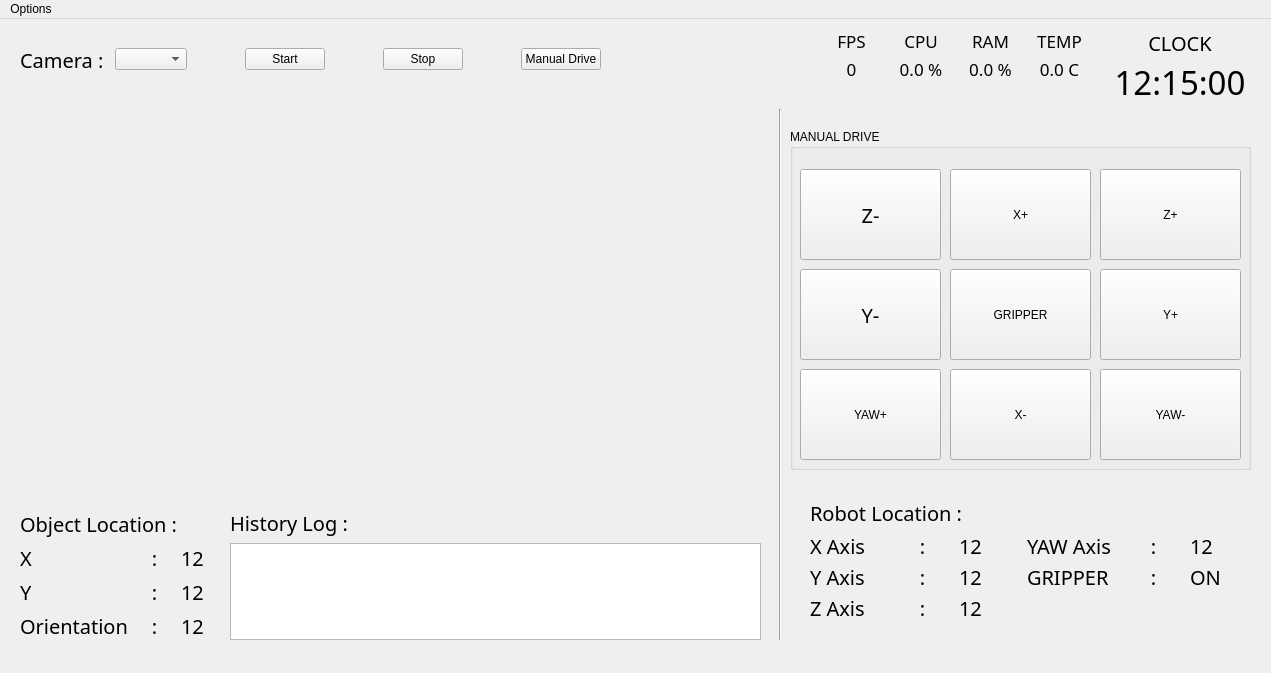
<?xml version="1.0" encoding="UTF-8"?>
<ui version="4.0">
 <class>mainWindow</class>
 <widget class="QMainWindow" name="mainWindow">
  <property name="enabled">
   <bool>true</bool>
  </property>
  <property name="geometry">
   <rect>
    <x>0</x>
    <y>0</y>
    <width>1271</width>
    <height>673</height>
   </rect>
  </property>
  <property name="sizePolicy">
   <sizepolicy hsizetype="Fixed" vsizetype="Fixed">
    <horstretch>0</horstretch>
    <verstretch>0</verstretch>
   </sizepolicy>
  </property>
  <property name="contextMenuPolicy">
   <enum>Qt::DefaultContextMenu</enum>
  </property>
  <property name="windowTitle">
   <string>Delta Robot Control Interface System</string>
  </property>
  <property name="tabShape">
   <enum>QTabWidget::Rounded</enum>
  </property>
  <widget class="QWidget" name="centralwidget">
   <widget class="QLabel" name="cam_view">
    <property name="geometry">
     <rect>
      <x>20</x>
      <y>70</y>
      <width>741</width>
      <height>411</height>
     </rect>
    </property>
    <property name="font">
     <font>
      <family>ISOCPEUR</family>
      <pointsize>12</pointsize>
     </font>
    </property>
    <property name="autoFillBackground">
     <bool>true</bool>
    </property>
    <property name="styleSheet">
     <string notr="true">QLineedit{
background-color: rgb(170, 170, 127);

}</string>
    </property>
    <property name="text">
     <string/>
    </property>
    <property name="pixmap">
     <pixmap>nocamera.jpg</pixmap>
    </property>
    <property name="scaledContents">
     <bool>true</bool>
    </property>
   </widget>
   <widget class="Line" name="line_2">
    <property name="geometry">
     <rect>
      <x>770</x>
      <y>90</y>
      <width>20</width>
      <height>531</height>
     </rect>
    </property>
    <property name="orientation">
     <enum>Qt::Vertical</enum>
    </property>
   </widget>
   <widget class="QWidget" name="horizontalLayoutWidget">
    <property name="geometry">
     <rect>
      <x>20</x>
      <y>20</y>
      <width>581</width>
      <height>41</height>
     </rect>
    </property>
    <layout class="QHBoxLayout" name="horizontalLayout_2">
     <item>
      <widget class="QLabel" name="label_11">
       <property name="font">
        <font>
         <family>Manjari</family>
         <pointsize>15</pointsize>
         <weight>50</weight>
         <italic>false</italic>
         <bold>false</bold>
        </font>
       </property>
       <property name="styleSheet">
        <string notr="true">font: 15pt &quot;Manjari&quot;;</string>
       </property>
       <property name="text">
        <string>Camera : </string>
       </property>
      </widget>
     </item>
     <item>
      <widget class="QComboBox" name="cam_list"/>
     </item>
     <item>
      <spacer name="horizontalSpacer">
       <property name="orientation">
        <enum>Qt::Horizontal</enum>
       </property>
       <property name="sizeHint" stdset="0">
        <size>
         <width>40</width>
         <height>20</height>
        </size>
       </property>
      </spacer>
     </item>
     <item>
      <widget class="QPushButton" name="cam_start">
       <property name="styleSheet">
        <string notr="true">font: 15pt &quot;Manjari&quot;;</string>
       </property>
       <property name="text">
        <string>Start</string>
       </property>
       <property name="checkable">
        <bool>false</bool>
       </property>
       <property name="checked">
        <bool>false</bool>
       </property>
      </widget>
     </item>
     <item>
      <spacer name="horizontalSpacer_3">
       <property name="orientation">
        <enum>Qt::Horizontal</enum>
       </property>
       <property name="sizeHint" stdset="0">
        <size>
         <width>40</width>
         <height>20</height>
        </size>
       </property>
      </spacer>
     </item>
     <item>
      <widget class="QPushButton" name="cam_stop">
       <property name="styleSheet">
        <string notr="true">font: 15pt &quot;Manjari&quot;;</string>
       </property>
       <property name="text">
        <string>Stop</string>
       </property>
      </widget>
     </item>
     <item>
      <spacer name="horizontalSpacer_2">
       <property name="orientation">
        <enum>Qt::Horizontal</enum>
       </property>
       <property name="sizeHint" stdset="0">
        <size>
         <width>40</width>
         <height>20</height>
        </size>
       </property>
      </spacer>
     </item>
     <item>
      <widget class="QPushButton" name="cb_manual">
       <property name="styleSheet">
        <string notr="true">font: 15pt &quot;Manjari&quot;;</string>
       </property>
       <property name="text">
        <string>Manual Drive</string>
       </property>
       <property name="checkable">
        <bool>true</bool>
       </property>
       <property name="checked">
        <bool>false</bool>
       </property>
      </widget>
     </item>
    </layout>
   </widget>
   <widget class="QWidget" name="horizontalLayoutWidget_2">
    <property name="geometry">
     <rect>
      <x>820</x>
      <y>10</y>
      <width>271</width>
      <height>51</height>
     </rect>
    </property>
    <layout class="QHBoxLayout" name="horizontalLayout_3">
     <item>
      <layout class="QVBoxLayout" name="verticalLayout">
       <item>
        <widget class="QLabel" name="label_14">
         <property name="font">
          <font>
           <family>Manjari</family>
           <pointsize>13</pointsize>
           <weight>50</weight>
           <italic>false</italic>
           <bold>false</bold>
          </font>
         </property>
         <property name="layoutDirection">
          <enum>Qt::LeftToRight</enum>
         </property>
         <property name="styleSheet">
          <string notr="true">font: 13pt &quot;Manjari&quot;;</string>
         </property>
         <property name="text">
          <string>FPS</string>
         </property>
         <property name="alignment">
          <set>Qt::AlignCenter</set>
         </property>
        </widget>
       </item>
       <item>
        <widget class="QLabel" name="com_fps">
         <property name="font">
          <font>
           <family>Manjari</family>
           <pointsize>13</pointsize>
           <weight>50</weight>
           <italic>false</italic>
           <bold>false</bold>
          </font>
         </property>
         <property name="styleSheet">
          <string notr="true">font: 13pt &quot;Manjari&quot;;</string>
         </property>
         <property name="text">
          <string>0</string>
         </property>
         <property name="alignment">
          <set>Qt::AlignCenter</set>
         </property>
        </widget>
       </item>
      </layout>
     </item>
     <item>
      <layout class="QVBoxLayout" name="verticalLayout_2">
       <item>
        <widget class="QLabel" name="label_12">
         <property name="font">
          <font>
           <family>Manjari</family>
           <pointsize>13</pointsize>
           <weight>50</weight>
           <italic>false</italic>
           <bold>false</bold>
          </font>
         </property>
         <property name="styleSheet">
          <string notr="true">font: 13pt &quot;Manjari&quot;;</string>
         </property>
         <property name="text">
          <string>CPU</string>
         </property>
         <property name="alignment">
          <set>Qt::AlignCenter</set>
         </property>
        </widget>
       </item>
       <item>
        <widget class="QLabel" name="com_cpu">
         <property name="font">
          <font>
           <family>Manjari</family>
           <pointsize>13</pointsize>
           <weight>50</weight>
           <italic>false</italic>
           <bold>false</bold>
          </font>
         </property>
         <property name="styleSheet">
          <string notr="true">font: 13pt &quot;Manjari&quot;;</string>
         </property>
         <property name="text">
          <string>0.0 %</string>
         </property>
         <property name="alignment">
          <set>Qt::AlignCenter</set>
         </property>
        </widget>
       </item>
      </layout>
     </item>
     <item>
      <layout class="QVBoxLayout" name="verticalLayout_3">
       <item>
        <widget class="QLabel" name="label_13">
         <property name="font">
          <font>
           <family>Manjari</family>
           <pointsize>13</pointsize>
           <weight>50</weight>
           <italic>false</italic>
           <bold>false</bold>
          </font>
         </property>
         <property name="styleSheet">
          <string notr="true">font: 13pt &quot;Manjari&quot;;</string>
         </property>
         <property name="text">
          <string>RAM</string>
         </property>
         <property name="alignment">
          <set>Qt::AlignCenter</set>
         </property>
        </widget>
       </item>
       <item>
        <widget class="QLabel" name="com_ram">
         <property name="font">
          <font>
           <family>Manjari</family>
           <pointsize>13</pointsize>
           <weight>50</weight>
           <italic>false</italic>
           <bold>false</bold>
          </font>
         </property>
         <property name="styleSheet">
          <string notr="true">font: 13pt &quot;Manjari&quot;;</string>
         </property>
         <property name="text">
          <string>0.0 %</string>
         </property>
         <property name="alignment">
          <set>Qt::AlignCenter</set>
         </property>
        </widget>
       </item>
      </layout>
     </item>
     <item>
      <layout class="QVBoxLayout" name="verticalLayout_4">
       <item>
        <widget class="QLabel" name="label_15">
         <property name="font">
          <font>
           <family>Manjari</family>
           <pointsize>13</pointsize>
           <weight>50</weight>
           <italic>false</italic>
           <bold>false</bold>
          </font>
         </property>
         <property name="styleSheet">
          <string notr="true">font: 13pt &quot;Manjari&quot;;</string>
         </property>
         <property name="text">
          <string>TEMP</string>
         </property>
         <property name="alignment">
          <set>Qt::AlignCenter</set>
         </property>
        </widget>
       </item>
       <item>
        <widget class="QLabel" name="com_temp">
         <property name="font">
          <font>
           <family>Manjari</family>
           <pointsize>13</pointsize>
           <weight>50</weight>
           <italic>false</italic>
           <bold>false</bold>
          </font>
         </property>
         <property name="styleSheet">
          <string notr="true">font: 13pt &quot;Manjari&quot;;</string>
         </property>
         <property name="text">
          <string>0.0 C</string>
         </property>
         <property name="alignment">
          <set>Qt::AlignCenter</set>
         </property>
        </widget>
       </item>
      </layout>
     </item>
    </layout>
   </widget>
   <widget class="QWidget" name="verticalLayoutWidget_5">
    <property name="geometry">
     <rect>
      <x>1100</x>
      <y>10</y>
      <width>160</width>
      <height>71</height>
     </rect>
    </property>
    <layout class="QVBoxLayout" name="verticalLayout_5">
     <item>
      <widget class="QLabel" name="date">
       <property name="font">
        <font>
         <family>Manjari</family>
         <pointsize>15</pointsize>
         <weight>50</weight>
         <italic>false</italic>
         <bold>false</bold>
        </font>
       </property>
       <property name="styleSheet">
        <string notr="true">font: 15pt &quot;Manjari&quot;;</string>
       </property>
       <property name="text">
        <string>CLOCK</string>
       </property>
       <property name="alignment">
        <set>Qt::AlignCenter</set>
       </property>
      </widget>
     </item>
     <item>
      <widget class="QLabel" name="clock">
       <property name="sizePolicy">
        <sizepolicy hsizetype="Preferred" vsizetype="Preferred">
         <horstretch>0</horstretch>
         <verstretch>0</verstretch>
        </sizepolicy>
       </property>
       <property name="font">
        <font>
         <family>Manjari</family>
         <pointsize>25</pointsize>
         <weight>50</weight>
         <italic>false</italic>
         <bold>false</bold>
        </font>
       </property>
       <property name="styleSheet">
        <string notr="true">font: 25pt &quot;Manjari&quot;;</string>
       </property>
       <property name="text">
        <string>12:15:00</string>
       </property>
       <property name="alignment">
        <set>Qt::AlignCenter</set>
       </property>
      </widget>
     </item>
    </layout>
   </widget>
   <widget class="QWidget" name="verticalLayoutWidget_6">
    <property name="geometry">
     <rect>
      <x>810</x>
      <y>480</y>
      <width>441</width>
      <height>121</height>
     </rect>
    </property>
    <layout class="QVBoxLayout" name="verticalLayout_6">
     <item>
      <widget class="QLabel" name="label_27">
       <property name="font">
        <font>
         <family>Manjari</family>
         <pointsize>15</pointsize>
         <weight>50</weight>
         <italic>false</italic>
         <bold>false</bold>
        </font>
       </property>
       <property name="styleSheet">
        <string notr="true">font: 15pt &quot;Manjari&quot;;</string>
       </property>
       <property name="text">
        <string>Robot Location : </string>
       </property>
      </widget>
     </item>
     <item>
      <layout class="QGridLayout" name="gridLayout_2">
       <item row="1" column="0">
        <widget class="QLabel" name="label_2">
         <property name="font">
          <font>
           <family>Manjari</family>
           <pointsize>15</pointsize>
           <weight>50</weight>
           <italic>false</italic>
           <bold>false</bold>
          </font>
         </property>
         <property name="styleSheet">
          <string notr="true">font: 15pt &quot;Manjari&quot;;</string>
         </property>
         <property name="text">
          <string>X Axis</string>
         </property>
        </widget>
       </item>
       <item row="3" column="1">
        <widget class="QLabel" name="label_22">
         <property name="font">
          <font>
           <family>Manjari</family>
           <pointsize>15</pointsize>
           <weight>50</weight>
           <italic>false</italic>
           <bold>false</bold>
          </font>
         </property>
         <property name="styleSheet">
          <string notr="true">font: 15pt &quot;Manjari&quot;;</string>
         </property>
         <property name="text">
          <string>:</string>
         </property>
         <property name="alignment">
          <set>Qt::AlignCenter</set>
         </property>
        </widget>
       </item>
       <item row="2" column="2">
        <widget class="QLabel" name="rb_y">
         <property name="font">
          <font>
           <family>Manjari</family>
           <pointsize>15</pointsize>
           <weight>50</weight>
           <italic>false</italic>
           <bold>false</bold>
          </font>
         </property>
         <property name="styleSheet">
          <string notr="true">font: 15pt &quot;Manjari&quot;;</string>
         </property>
         <property name="text">
          <string>12</string>
         </property>
        </widget>
       </item>
       <item row="2" column="1">
        <widget class="QLabel" name="label_24">
         <property name="font">
          <font>
           <family>Manjari</family>
           <pointsize>15</pointsize>
           <weight>50</weight>
           <italic>false</italic>
           <bold>false</bold>
          </font>
         </property>
         <property name="styleSheet">
          <string notr="true">font: 15pt &quot;Manjari&quot;;</string>
         </property>
         <property name="text">
          <string>:</string>
         </property>
         <property name="alignment">
          <set>Qt::AlignCenter</set>
         </property>
        </widget>
       </item>
       <item row="2" column="0">
        <widget class="QLabel" name="label_3">
         <property name="font">
          <font>
           <family>Manjari</family>
           <pointsize>15</pointsize>
           <weight>50</weight>
           <italic>false</italic>
           <bold>false</bold>
          </font>
         </property>
         <property name="styleSheet">
          <string notr="true">font: 15pt &quot;Manjari&quot;;</string>
         </property>
         <property name="text">
          <string>Y Axis   </string>
         </property>
        </widget>
       </item>
       <item row="2" column="3">
        <widget class="QLabel" name="label_5">
         <property name="font">
          <font>
           <family>Manjari</family>
           <pointsize>15</pointsize>
           <weight>50</weight>
           <italic>false</italic>
           <bold>false</bold>
          </font>
         </property>
         <property name="styleSheet">
          <string notr="true">font: 15pt &quot;Manjari&quot;;</string>
         </property>
         <property name="text">
          <string>GRIPPER</string>
         </property>
        </widget>
       </item>
       <item row="3" column="2">
        <widget class="QLabel" name="rb_z">
         <property name="font">
          <font>
           <family>Manjari</family>
           <pointsize>15</pointsize>
           <weight>50</weight>
           <italic>false</italic>
           <bold>false</bold>
          </font>
         </property>
         <property name="styleSheet">
          <string notr="true">font: 15pt &quot;Manjari&quot;;</string>
         </property>
         <property name="text">
          <string>12</string>
         </property>
        </widget>
       </item>
       <item row="3" column="0">
        <widget class="QLabel" name="label_4">
         <property name="font">
          <font>
           <family>Manjari</family>
           <pointsize>15</pointsize>
           <weight>50</weight>
           <italic>false</italic>
           <bold>false</bold>
          </font>
         </property>
         <property name="styleSheet">
          <string notr="true">font: 15pt &quot;Manjari&quot;;</string>
         </property>
         <property name="text">
          <string>Z Axis    </string>
         </property>
        </widget>
       </item>
       <item row="2" column="5">
        <widget class="QLabel" name="rb_gripper">
         <property name="font">
          <font>
           <family>Manjari</family>
           <pointsize>15</pointsize>
           <weight>50</weight>
           <italic>false</italic>
           <bold>false</bold>
          </font>
         </property>
         <property name="styleSheet">
          <string notr="true">font: 15pt &quot;Manjari&quot;;</string>
         </property>
         <property name="text">
          <string>ON</string>
         </property>
        </widget>
       </item>
       <item row="1" column="2">
        <widget class="QLabel" name="rb_x">
         <property name="font">
          <font>
           <family>Manjari</family>
           <pointsize>15</pointsize>
           <weight>50</weight>
           <italic>false</italic>
           <bold>false</bold>
          </font>
         </property>
         <property name="styleSheet">
          <string notr="true">font: 15pt &quot;Manjari&quot;;</string>
         </property>
         <property name="text">
          <string>12</string>
         </property>
        </widget>
       </item>
       <item row="1" column="3">
        <widget class="QLabel" name="label_6">
         <property name="font">
          <font>
           <family>Manjari</family>
           <pointsize>15</pointsize>
           <weight>50</weight>
           <italic>false</italic>
           <bold>false</bold>
          </font>
         </property>
         <property name="styleSheet">
          <string notr="true">font: 15pt &quot;Manjari&quot;;</string>
         </property>
         <property name="text">
          <string>YAW Axis </string>
         </property>
        </widget>
       </item>
       <item row="1" column="5">
        <widget class="QLabel" name="rb_yaw">
         <property name="font">
          <font>
           <family>Manjari</family>
           <pointsize>15</pointsize>
           <weight>50</weight>
           <italic>false</italic>
           <bold>false</bold>
          </font>
         </property>
         <property name="styleSheet">
          <string notr="true">font: 15pt &quot;Manjari&quot;;</string>
         </property>
         <property name="text">
          <string>12</string>
         </property>
        </widget>
       </item>
       <item row="1" column="1">
        <widget class="QLabel" name="label_21">
         <property name="font">
          <font>
           <family>Manjari</family>
           <pointsize>15</pointsize>
           <weight>50</weight>
           <italic>false</italic>
           <bold>false</bold>
          </font>
         </property>
         <property name="styleSheet">
          <string notr="true">font: 15pt &quot;Manjari&quot;;</string>
         </property>
         <property name="text">
          <string>:</string>
         </property>
         <property name="alignment">
          <set>Qt::AlignCenter</set>
         </property>
        </widget>
       </item>
       <item row="1" column="4">
        <widget class="QLabel" name="label_23">
         <property name="font">
          <font>
           <family>Manjari</family>
           <pointsize>15</pointsize>
           <weight>50</weight>
           <italic>false</italic>
           <bold>false</bold>
          </font>
         </property>
         <property name="styleSheet">
          <string notr="true">font: 15pt &quot;Manjari&quot;;</string>
         </property>
         <property name="text">
          <string>:</string>
         </property>
         <property name="alignment">
          <set>Qt::AlignCenter</set>
         </property>
        </widget>
       </item>
       <item row="2" column="4">
        <widget class="QLabel" name="label_25">
         <property name="font">
          <font>
           <family>Manjari</family>
           <pointsize>15</pointsize>
           <weight>50</weight>
           <italic>false</italic>
           <bold>false</bold>
          </font>
         </property>
         <property name="styleSheet">
          <string notr="true">font: 15pt &quot;Manjari&quot;;</string>
         </property>
         <property name="text">
          <string>:</string>
         </property>
         <property name="alignment">
          <set>Qt::AlignCenter</set>
         </property>
        </widget>
       </item>
      </layout>
     </item>
    </layout>
   </widget>
   <widget class="QWidget" name="verticalLayoutWidget_7">
    <property name="geometry">
     <rect>
      <x>20</x>
      <y>490</y>
      <width>201</width>
      <height>131</height>
     </rect>
    </property>
    <layout class="QVBoxLayout" name="verticalLayout_7">
     <item>
      <widget class="QLabel" name="label_18">
       <property name="font">
        <font>
         <family>Manjari</family>
         <pointsize>15</pointsize>
         <weight>50</weight>
         <italic>false</italic>
         <bold>false</bold>
        </font>
       </property>
       <property name="styleSheet">
        <string notr="true">font: 15pt &quot;Manjari&quot;;</string>
       </property>
       <property name="text">
        <string>Object Location :  </string>
       </property>
      </widget>
     </item>
     <item>
      <layout class="QGridLayout" name="gridLayout_3">
       <item row="0" column="2">
        <widget class="QLabel" name="ob_x">
         <property name="font">
          <font>
           <family>Manjari</family>
           <pointsize>15</pointsize>
           <weight>50</weight>
           <italic>false</italic>
           <bold>false</bold>
          </font>
         </property>
         <property name="styleSheet">
          <string notr="true">font: 15pt &quot;Manjari&quot;;</string>
         </property>
         <property name="text">
          <string>12</string>
         </property>
        </widget>
       </item>
       <item row="1" column="2">
        <widget class="QLabel" name="ob_y">
         <property name="font">
          <font>
           <family>Manjari</family>
           <pointsize>15</pointsize>
           <weight>50</weight>
           <italic>false</italic>
           <bold>false</bold>
          </font>
         </property>
         <property name="styleSheet">
          <string notr="true">font: 15pt &quot;Manjari&quot;;</string>
         </property>
         <property name="text">
          <string>12</string>
         </property>
        </widget>
       </item>
       <item row="3" column="2">
        <widget class="QLabel" name="ob_deg">
         <property name="font">
          <font>
           <family>Manjari</family>
           <pointsize>15</pointsize>
           <weight>50</weight>
           <italic>false</italic>
           <bold>false</bold>
          </font>
         </property>
         <property name="styleSheet">
          <string notr="true">font: 15pt &quot;Manjari&quot;;</string>
         </property>
         <property name="text">
          <string>12</string>
         </property>
        </widget>
       </item>
       <item row="1" column="0">
        <widget class="QLabel" name="label_8">
         <property name="font">
          <font>
           <family>Manjari</family>
           <pointsize>15</pointsize>
           <weight>50</weight>
           <italic>false</italic>
           <bold>false</bold>
          </font>
         </property>
         <property name="styleSheet">
          <string notr="true">font: 15pt &quot;Manjari&quot;;</string>
         </property>
         <property name="text">
          <string>Y</string>
         </property>
        </widget>
       </item>
       <item row="3" column="0">
        <widget class="QLabel" name="label_9">
         <property name="font">
          <font>
           <family>Manjari</family>
           <pointsize>15</pointsize>
           <weight>50</weight>
           <italic>false</italic>
           <bold>false</bold>
          </font>
         </property>
         <property name="styleSheet">
          <string notr="true">font: 15pt &quot;Manjari&quot;;</string>
         </property>
         <property name="text">
          <string>Orientation</string>
         </property>
        </widget>
       </item>
       <item row="0" column="0">
        <widget class="QLabel" name="label_7">
         <property name="font">
          <font>
           <family>Manjari</family>
           <pointsize>15</pointsize>
           <weight>50</weight>
           <italic>false</italic>
           <bold>false</bold>
          </font>
         </property>
         <property name="styleSheet">
          <string notr="true">font: 15pt &quot;Manjari&quot;;</string>
         </property>
         <property name="text">
          <string>X</string>
         </property>
        </widget>
       </item>
       <item row="0" column="1">
        <widget class="QLabel" name="label_10">
         <property name="font">
          <font>
           <family>Manjari</family>
           <pointsize>15</pointsize>
           <weight>50</weight>
           <italic>false</italic>
           <bold>false</bold>
          </font>
         </property>
         <property name="styleSheet">
          <string notr="true">font: 15pt &quot;Manjari&quot;;</string>
         </property>
         <property name="text">
          <string>:</string>
         </property>
         <property name="alignment">
          <set>Qt::AlignCenter</set>
         </property>
        </widget>
       </item>
       <item row="1" column="1">
        <widget class="QLabel" name="label_20">
         <property name="font">
          <font>
           <family>Manjari</family>
           <pointsize>15</pointsize>
           <weight>50</weight>
           <italic>false</italic>
           <bold>false</bold>
          </font>
         </property>
         <property name="styleSheet">
          <string notr="true">font: 15pt &quot;Manjari&quot;;</string>
         </property>
         <property name="text">
          <string>:</string>
         </property>
         <property name="alignment">
          <set>Qt::AlignCenter</set>
         </property>
        </widget>
       </item>
       <item row="3" column="1">
        <widget class="QLabel" name="label_19">
         <property name="font">
          <font>
           <family>Manjari</family>
           <pointsize>15</pointsize>
           <weight>50</weight>
           <italic>false</italic>
           <bold>false</bold>
          </font>
         </property>
         <property name="styleSheet">
          <string notr="true">font: 15pt &quot;Manjari&quot;;</string>
         </property>
         <property name="text">
          <string>:</string>
         </property>
         <property name="alignment">
          <set>Qt::AlignCenter</set>
         </property>
        </widget>
       </item>
      </layout>
     </item>
    </layout>
   </widget>
   <widget class="QWidget" name="verticalLayoutWidget_8">
    <property name="geometry">
     <rect>
      <x>230</x>
      <y>490</y>
      <width>531</width>
      <height>131</height>
     </rect>
    </property>
    <layout class="QVBoxLayout" name="verticalLayout_8">
     <item>
      <widget class="QLabel" name="label_17">
       <property name="font">
        <font>
         <family>Manjari</family>
         <pointsize>15</pointsize>
         <weight>50</weight>
         <italic>false</italic>
         <bold>false</bold>
        </font>
       </property>
       <property name="styleSheet">
        <string notr="true">font: 15pt &quot;Manjari&quot;;</string>
       </property>
       <property name="text">
        <string>History Log :</string>
       </property>
      </widget>
     </item>
     <item>
      <widget class="QTextEdit" name="msgbox">
       <property name="font">
        <font>
         <family>Manjari</family>
         <pointsize>10</pointsize>
         <weight>50</weight>
         <italic>false</italic>
         <bold>false</bold>
        </font>
       </property>
       <property name="styleSheet">
        <string notr="true">font: 10pt &quot;Manjari&quot;;</string>
       </property>
      </widget>
     </item>
    </layout>
   </widget>
   <widget class="QGroupBox" name="groupBox">
    <property name="geometry">
     <rect>
      <x>790</x>
      <y>110</y>
      <width>461</width>
      <height>341</height>
     </rect>
    </property>
    <property name="styleSheet">
     <string notr="true">font: 15pt &quot;Manjari&quot;;</string>
    </property>
    <property name="title">
     <string>MANUAL DRIVE</string>
    </property>
    <widget class="QPushButton" name="pb_zplus">
     <property name="geometry">
      <rect>
       <x>310</x>
       <y>40</y>
       <width>141</width>
       <height>91</height>
      </rect>
     </property>
     <property name="styleSheet">
      <string notr="true">font: 15pt &quot;Manjari&quot;;</string>
     </property>
     <property name="text">
      <string>Z+</string>
     </property>
    </widget>
    <widget class="QPushButton" name="pb_xmin">
     <property name="geometry">
      <rect>
       <x>160</x>
       <y>240</y>
       <width>141</width>
       <height>91</height>
      </rect>
     </property>
     <property name="styleSheet">
      <string notr="true">font: 15pt &quot;Manjari&quot;;</string>
     </property>
     <property name="text">
      <string>X-</string>
     </property>
    </widget>
    <widget class="QPushButton" name="pb_yawmin">
     <property name="geometry">
      <rect>
       <x>310</x>
       <y>240</y>
       <width>141</width>
       <height>91</height>
      </rect>
     </property>
     <property name="styleSheet">
      <string notr="true">font: 15pt &quot;Manjari&quot;;</string>
     </property>
     <property name="text">
      <string>YAW-</string>
     </property>
    </widget>
    <widget class="QPushButton" name="pb_grip">
     <property name="geometry">
      <rect>
       <x>160</x>
       <y>140</y>
       <width>141</width>
       <height>91</height>
      </rect>
     </property>
     <property name="styleSheet">
      <string notr="true">font: 15pt &quot;Manjari&quot;;</string>
     </property>
     <property name="text">
      <string>GRIPPER</string>
     </property>
     <property name="checkable">
      <bool>true</bool>
     </property>
    </widget>
    <widget class="QPushButton" name="pb_ymin">
     <property name="geometry">
      <rect>
       <x>10</x>
       <y>140</y>
       <width>141</width>
       <height>91</height>
      </rect>
     </property>
     <property name="font">
      <font>
       <family>Manjari</family>
       <pointsize>15</pointsize>
       <weight>50</weight>
       <italic>false</italic>
       <bold>false</bold>
      </font>
     </property>
     <property name="autoFillBackground">
      <bool>false</bool>
     </property>
     <property name="styleSheet">
      <string notr="true">font: 15pt &quot;Manjari&quot;;</string>
     </property>
     <property name="text">
      <string>Y-</string>
     </property>
    </widget>
    <widget class="QPushButton" name="pb_zmin">
     <property name="geometry">
      <rect>
       <x>10</x>
       <y>40</y>
       <width>141</width>
       <height>91</height>
      </rect>
     </property>
     <property name="font">
      <font>
       <family>Manjari</family>
       <pointsize>15</pointsize>
       <weight>50</weight>
       <italic>false</italic>
       <bold>false</bold>
      </font>
     </property>
     <property name="styleSheet">
      <string notr="true">font: 15pt &quot;Manjari&quot;;</string>
     </property>
     <property name="text">
      <string>Z-</string>
     </property>
    </widget>
    <widget class="QPushButton" name="pb_yawplus">
     <property name="geometry">
      <rect>
       <x>10</x>
       <y>240</y>
       <width>141</width>
       <height>91</height>
      </rect>
     </property>
     <property name="styleSheet">
      <string notr="true">font: 15pt &quot;Manjari&quot;;</string>
     </property>
     <property name="text">
      <string>YAW+</string>
     </property>
    </widget>
    <widget class="QPushButton" name="pb_xplus">
     <property name="geometry">
      <rect>
       <x>160</x>
       <y>40</y>
       <width>141</width>
       <height>91</height>
      </rect>
     </property>
     <property name="styleSheet">
      <string notr="true">font: 15pt &quot;Manjari&quot;;</string>
     </property>
     <property name="text">
      <string>X+</string>
     </property>
    </widget>
    <widget class="QPushButton" name="pb_yplus">
     <property name="geometry">
      <rect>
       <x>310</x>
       <y>140</y>
       <width>141</width>
       <height>91</height>
      </rect>
     </property>
     <property name="styleSheet">
      <string notr="true">font: 15pt &quot;Manjari&quot;;</string>
     </property>
     <property name="text">
      <string>Y+</string>
     </property>
    </widget>
   </widget>
  </widget>
  <widget class="QMenuBar" name="menubar">
   <property name="geometry">
    <rect>
     <x>0</x>
     <y>0</y>
     <width>1271</width>
     <height>22</height>
    </rect>
   </property>
   <widget class="QMenu" name="menuCommunication_Settings">
    <property name="title">
     <string>Options</string>
    </property>
    <widget class="QMenu" name="menuOptions">
     <property name="title">
      <string>Settings</string>
     </property>
     <addaction name="menuComm"/>
    </widget>
    <addaction name="menuOptions"/>
    <addaction name="separator"/>
    <addaction name="actionHelp"/>
   </widget>
   <addaction name="menuCommunication_Settings"/>
  </widget>
  <action name="actionHelp">
   <property name="text">
    <string>Help</string>
   </property>
  </action>
  <action name="menuComm">
   <property name="text">
    <string>Communication Settings</string>
   </property>
  </action>
 </widget>
 <resources/>
 <connections/>
</ui>
